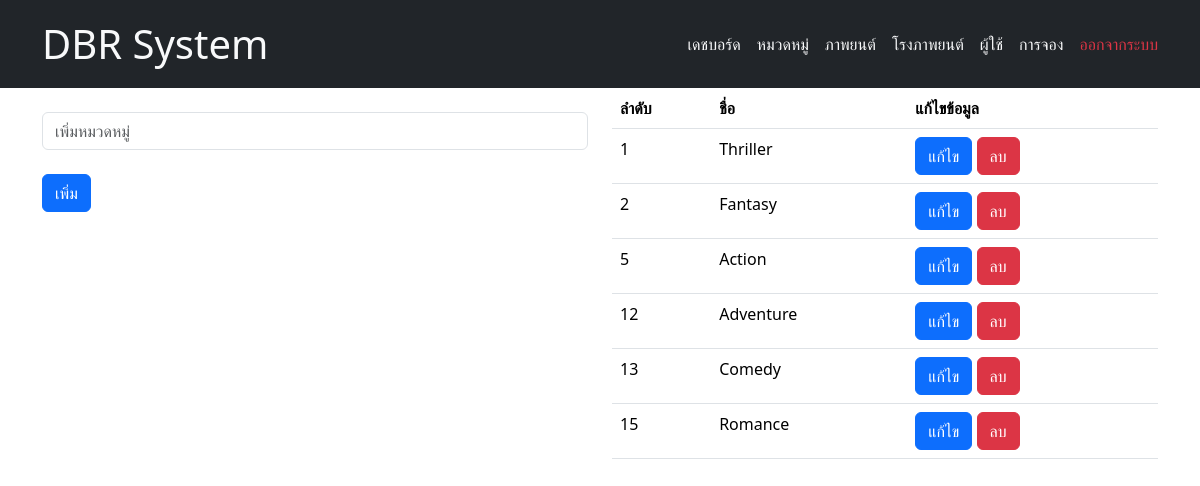
/admin/categories.php (signed in), run on the app's committed database.
### tables this page shows
CREATE TABLE `categories` (
  `catid` int(11) NOT NULL,
  `catname` varchar(50) NOT NULL
);

### admin/categories.php (the view, shortened to what this page needs)
<?php
include('../connect.php');
$editdata = null;
?>
<!DOCTYPE html>
<html lang="en">
<head>
</head>
<body>
<?php include('header.php'); ?>
<div class="container">
  <div class="row">
    <div class="col-lg-6">
      <form action="categories.php<?= isset($editdata) ? '?editid=' . $editdata['catid'] : '' ?>" method="post">
        <div class="form-group mb-4">
          <input type="text" class="form-control" name="catname" value="<?= $editdata['catname'] ?? '' ?>" placeholder="เพิ่มหมวดหมู่" required>
        </div>
        <div class="form-group">
          <input type="submit" class="btn btn-<?= isset($editdata) ? 'info' : 'primary' ?>" value="<?= isset($editdata) ? 'อัพเดท' : 'เพิ่ม' ?>" name="<?= isset($editdata) ? 'update' : 'add' ?>">
        </div>
      </form>
    </div>
    <div class="col-lg-6">
      <table class="table">
        <tr>
          <th>ลำดับ</th>
          <th>ชื่อ</th>
          <th>แก้ไขข้อมูล</th>
        </tr>
        <?php
        $sql = "SELECT * FROM `categories`";
        $res = mysqli_query($con, $sql);
        if (mysqli_num_rows($res) > 0) {
          while ($data = mysqli_fetch_array($res)) {
            ?>
            <tr>
              <td><?= $data['catid'] ?></td>
              <td><?= htmlspecialchars($data['catname']) ?></td>
              <td>
                <a href="categories.php?editid=<?= $data['catid'] ?>" class="btn btn-primary">แก้ไข</a>
                <a href="categories.php?deleteid=<?= $data['catid'] ?>" class="btn btn-danger" onclick="return confirm('คุณต้องการลบหมวดหมู่นี้ใช่หรือไม่??');">ลบ</a>
              </td>
            </tr>
            <?php
          }
        } else {
          echo '<tr><td colspan="3">No categories found</td></tr>';
        }
        ?>
      </table>
    </div>
  </div>
</div>
</body>
</html>

### data on the page
categories: catid "1", catname "Thriller"
categories: catid "2", catname "Fantasy"
categories: catid "5", catname "Action"
categories: catid "12", catname "Adventure"
categories: catid "13", catname "Comedy"
categories: catid "15", catname "Romance"
